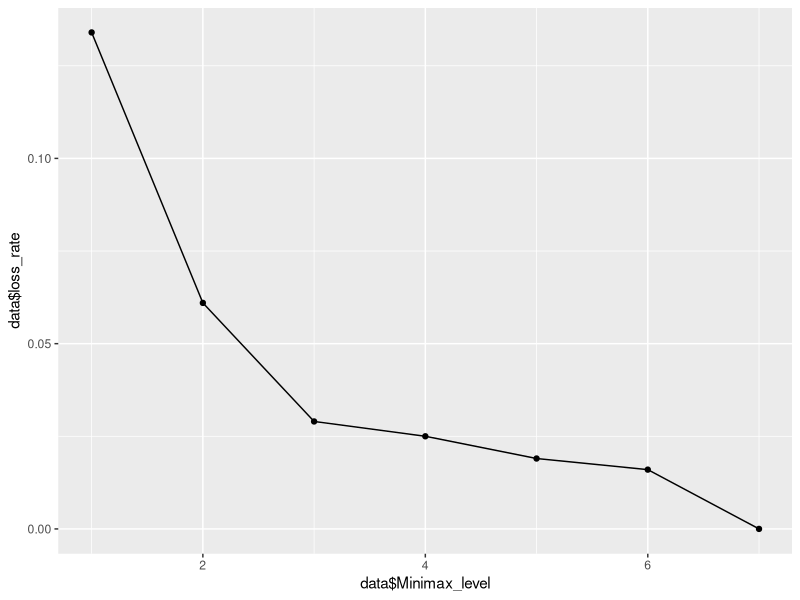
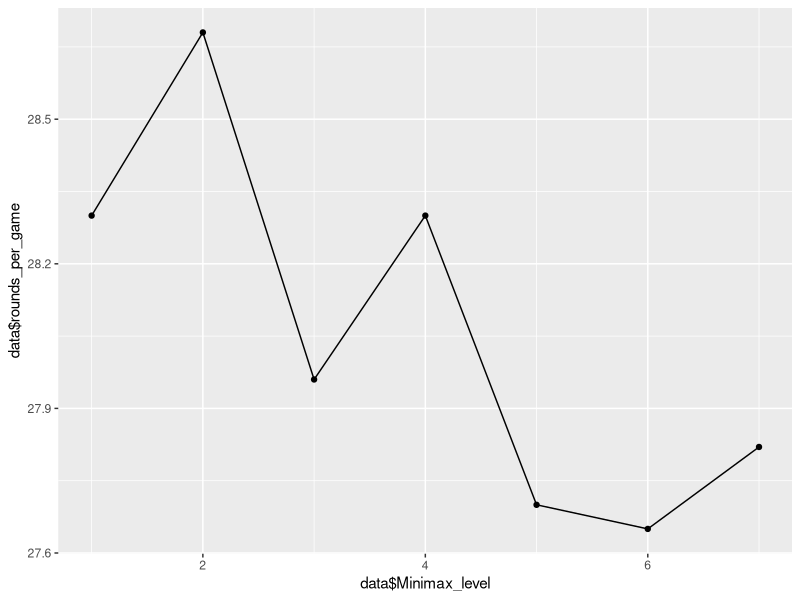
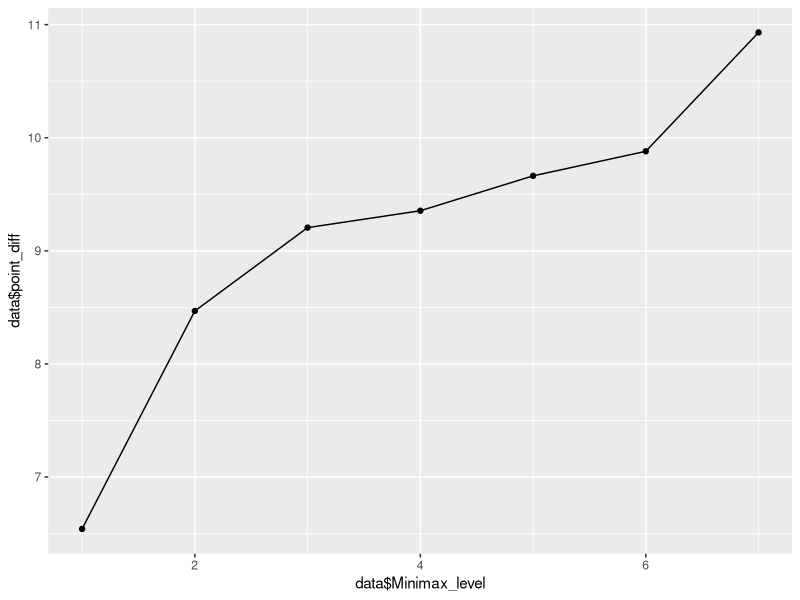
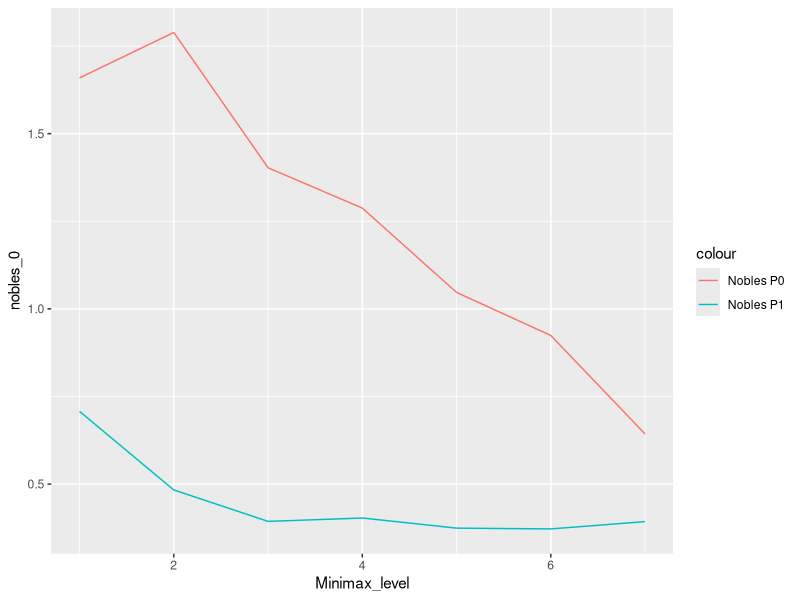
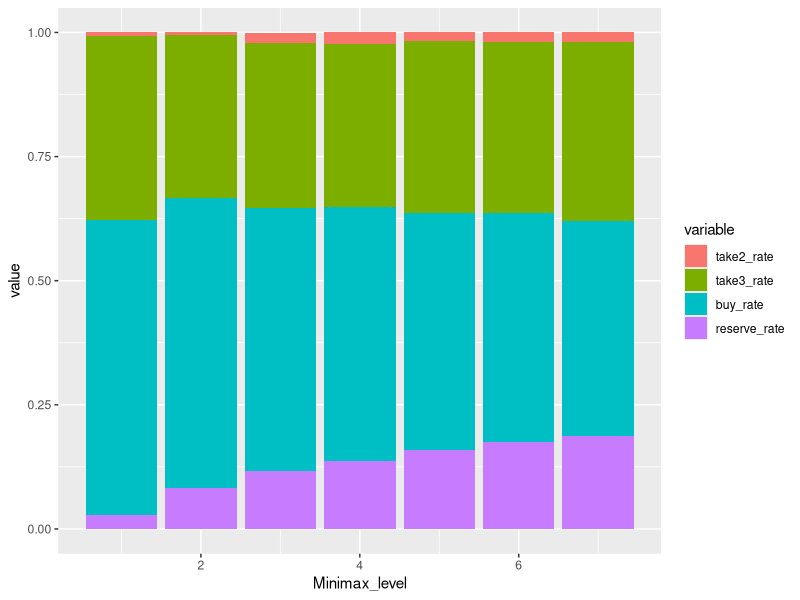
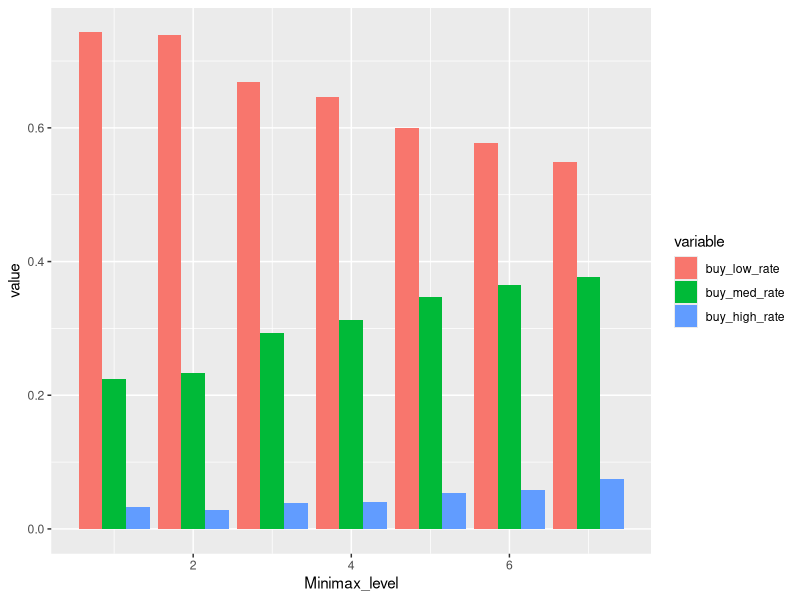

The R script that drew these images, in order:
library(ggplot2)
library(reshape2)

data <- read.csv('gamestats.csv', header = TRUE)

# Percentage of games lost (as opposed to won/tied):
qplot(data$Minimax_level, data$loss_rate) + geom_line()

# Mean no. of rounds per game:
qplot(data$Minimax_level, data$rounds_per_game) + geom_line()

# Mean difference in points between minimax and greedy:
qplot(data$Minimax_level, data$point_diff) + geom_line()

# Mean no. of nobles won by player 0 (minimax) and player 1 (greedy)
ggplot(data, aes(x = Minimax_level)) + 
  geom_line(aes(y = nobles_0, colour = "Nobles P0")) + 
  geom_line(aes(y = nobles_1, colour = "Nobles P1"))

# Ratio of game move types for minimax:
df <- melt(data[,c(1,5:8)], id.var = "Minimax_level")
ggplot(df, aes(x = Minimax_level, y=value, fill=variable)) + geom_bar(stat = "identity")

# Ratio of type (deck) of cards bought by minimax:
df <- melt(data[,c(1,12:14)], id.var = "Minimax_level")
ggplot(df, aes(x = Minimax_level, y=value, fill=variable)) + geom_bar(stat = "identity", position = "dodge")
